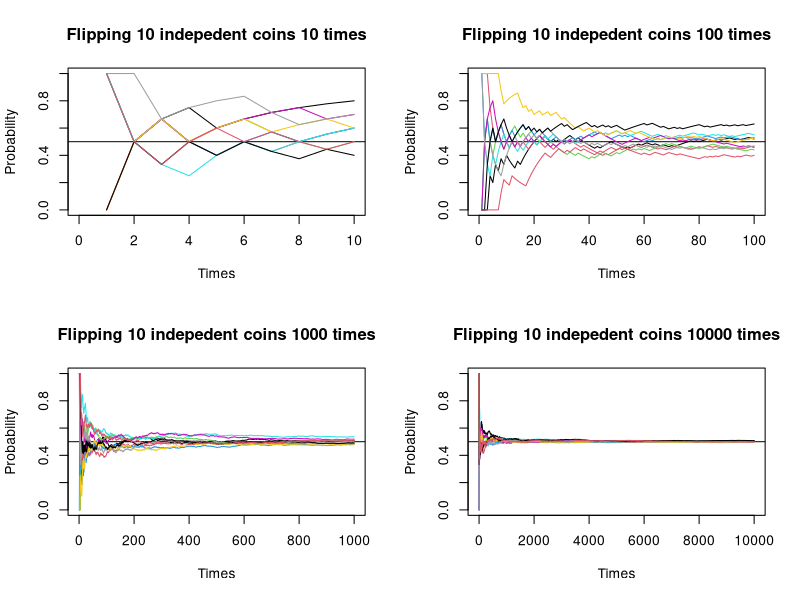

Here is the R script that generated this plot:
## ---- chunk 1
knitr::opts_chunk$set(echo = TRUE)
## ---- chunk 2
# obs is the number of times a coin is flipped
# coins are the number of indepedent coins tossed at the same time

f.coin=function(flips, coins){
    plot(x = 0
         , ylab = "Probability"
         , xlab = "Times"
         , main = paste("Flipping", coins, "indepedent coins", flips, "times")
         , type = "n", ylim = c(0, 1), xlim = c(0, flips))
    abline(h = .5)
    for(i in 1:coins){
        s1=seq(1, flips)
        s2=cumsum(rbinom(n = flips, size = 1, prob = .5))
        lines(x = s2/s1, type = "l", ylim = c(0,1), col=i)
    }
}

# Testing
par(mfrow=c(2,2))

invisible(lapply(c(10, 100, 1000, 10000), FUN = function(x) f.coin(flips = x, coins = 10)))
